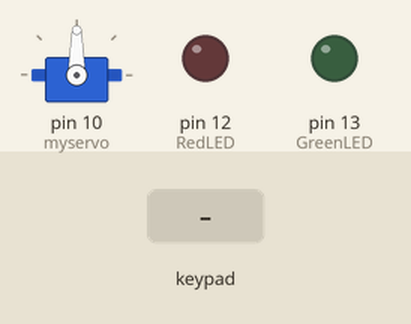
The sketch below on a simulated Arduino Uno, built with avr-gcc and run on an emulated ATmega328P. Shown: servo, output pins drawn as LEDs (lit = HIGH). The test bench sets the inputs (shaded band).

Above: at 1.2 s.
1.3 s: key '*' pressed
At 1.8 s:
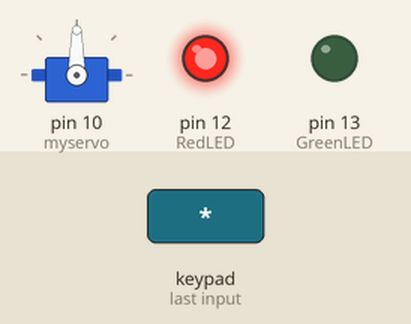
4.3 s: keypad keys 9 4 5 8 * pressed 0.4 s apart
At 6.7 s:
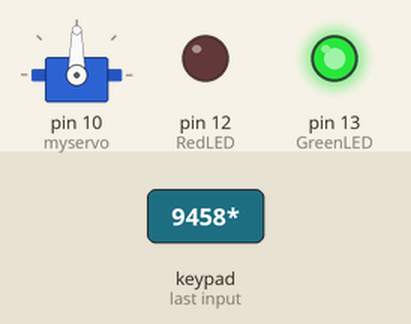
7.8 s: keypad keys 9 8 7 6 * pressed 0.4 s apart
At 10.5 s:
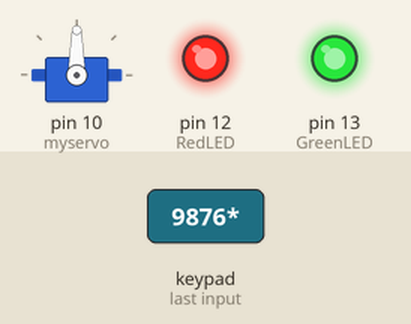
Timing chart, 0 to 13.9 s (numbered marks = the images above; inputs shaded):
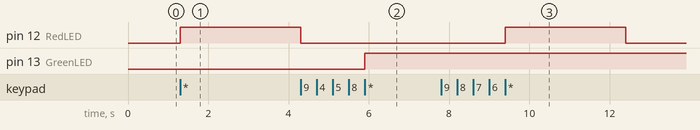

Measured:
- after the input at 1.3 s, pin 12 (RedLED): LOW → HIGH at once
- after the input at 4.3 s, pin 13 (GreenLED): LOW → HIGH after 1.6 s
- after the input at 7.8 s, pin 12 (RedLED): LOW → HIGH after 1.6 s, → LOW 3.0 s later

The sketch:

treasure_box.ino
```cpp
//Libraries
#include <Keypad.h>
#include <Servo.h>

//LED pins
#define GreenLED 13
#define RedLED 12

//Variables
unsigned long time;
Servo myservo;
char password[] = { '9', '4', '5', '8'};
char password_keyed [5];
int index = 0;
int match = 0;

//define the symbols on the buttons of the keypads
const byte ROWS = 4; //four rows
const byte COLS = 3; //four columns
char hexaKeys[ROWS][COLS] = {
  {'1', '2', '3'},
  {'4', '5', '6'},
  {'7', '8', '9'},
  {'*', '0', '#'}
};

//initialize an instance of class NewKeypad
byte rowPins[ROWS] = {9, 8, 7, 6}; //connect to the row pinouts of the keypad
byte colPins[COLS] = {5, 4, 3}; //connect to the column pinouts of the keypad
Keypad customKeypad = Keypad( makeKeymap(hexaKeys), rowPins, colPins, ROWS, COLS);

void setup() {
  //Serial.begin(9600);
  pinMode(GreenLED, OUTPUT);
  pinMode(RedLED, OUTPUT);
  myservo.attach(10);
}

void loop() {
  //Get keypad pressed
  char customKey = customKeypad.getKey();//get character from kepad
  if (customKey) { //check whether the user entered a key in the keypad
    password_keyed[index] = customKey;
    if (index < 4) {
      index++;
    }

    else if (password_keyed[index] != '*') // check if last key was '*', else shift left to take last 4 entry
    {
      password_keyed[index] = customKey;
      for (int i = 0; i < 4; i++)
      {
        password_keyed[i] = password_keyed[i + 1];
      }
    }
  }

  if (millis() - time > 3000) {//For turning off Red LED
    digitalWrite(RedLED, LOW);
  }

  if (customKey == '*') { // compare password if '*' was pressed
    for (int key = 0; key < 4; key++)
    {
      if (password_keyed[key] == password[key])
      {
        match++;
      }
      else if (password_keyed[key] == '#') {
        match--; //password to reset everything
      }
    }

    if (match == 4) {
      digitalWrite(GreenLED, HIGH);
      myservo.write(90);
    }
    else if (match == -4) { //reset everything and lock the box.
      myservo.write(180);
      digitalWrite(GreenLED, LOW);
      digitalWrite(RedLED, LOW);
    }
    else
    {
      digitalWrite(RedLED, HIGH);
      time = millis();
    }
    match = 0;
    index = 0;
  }
}
```
